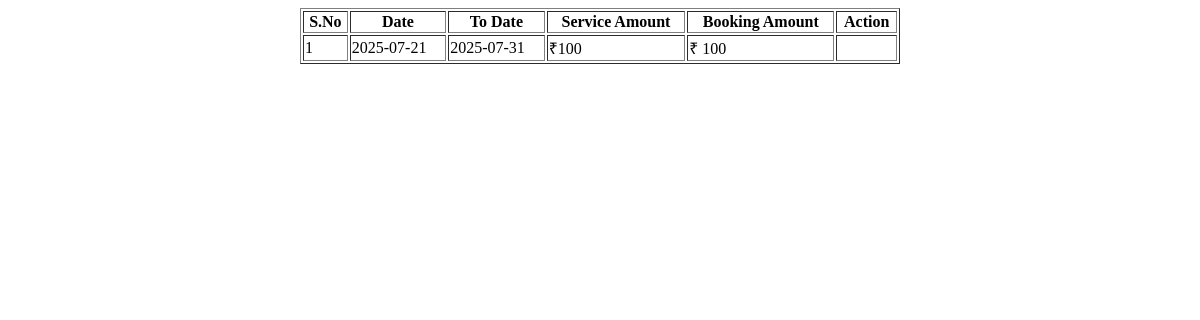
The page /Project/User/MyServiceBooking.php (signed in) on the database as committed earlier.
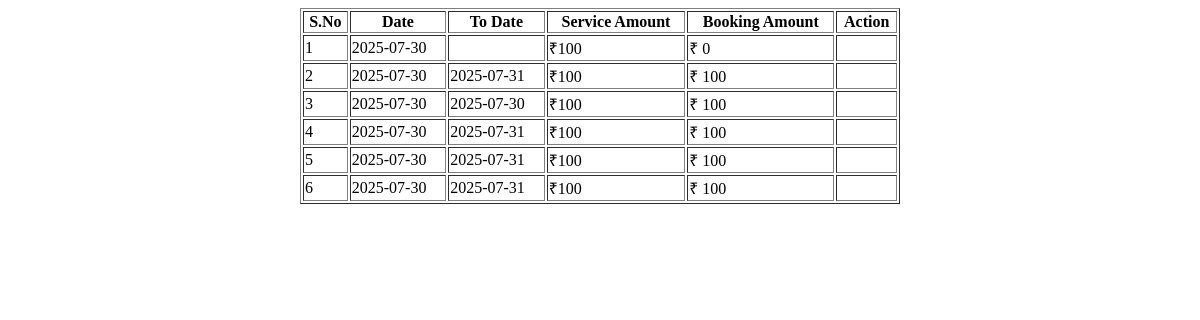
The same page on the database as committed later.
### tables this page shows
CREATE TABLE `tbl_singleservice` (
  `singleservice_id` int(11) NOT NULL,
  `singleservice_status` int(11) NOT NULL DEFAULT 0,
  `booking_id` int(11) NOT NULL,
  `serviceamount_id` int(11) NOT NULL
);

CREATE TABLE `tbl_booking` (
  `booking_id` int(11) NOT NULL,
  `booking_date` varchar(60) NOT NULL,
  `booking_todate` varchar(60) NOT NULL,
  `booking_amount` int(60) NOT NULL,
  `booking_status` int(11) NOT NULL DEFAULT 0,
  `user_id` int(11) NOT NULL
);

CREATE TABLE `tbl_serviceamount` (
  `serviceamount_id` int(11) NOT NULL,
  `serviceamount_price` int(50) NOT NULL,
  `servicecenter_id` int(11) NOT NULL,
  `servicetype_id` int(11) NOT NULL
);

### Project/User/MyServiceBooking.php (the view, shortened to what this page needs)
<!DOCTYPE html PUBLIC "-//W3C//DTD XHTML 1.0 Transitional//EN" "http://www.w3.org/TR/xhtml1/DTD/xhtml1-transitional.dtd">
<html xmlns="http://www.w3.org/1999/xhtml">
<head>
</head>
<body>
<?php
include("../Assets/Connection/Connection.php");
$uid = $_SESSION["uid"];
$selqry = "SELECT b.booking_id, b.booking_date, b.booking_todate, b.booking_amount, ss.singleservice_id, sa.serviceamount_price FROM tbl_booking b INNER JOIN tbl_singleservice ss ON b.booking_id = ss.booking_id INNER JOIN tbl_serviceamount sa ON ss.serviceamount_id = sa.serviceamount_id WHERE b.user_id = '$uid' ORDER BY b.booking_date DESC";
$result = $Con->query($selqry);
?>
<form id="form1" name="form1" method="post" action="">
  <table width="600" border="1" align="center">
    <tr>
      <th>S.No</th>
      <th>Date</th>
      <th>To Date</th>
      <th>Service Amount</th>
      <th>Booking Amount</th>
      <th>Action</th>
    </tr>
    <?php
    if ($result->num_rows > 0) {
        $i = 1;
        while ($row = $result->fetch_assoc()) {
          ?>
           <tr>
           <td><?php echo  $i++ ?></td>
           <td> <?php echo $row["booking_date"] ?></td>
           <td><?php echo  $row["booking_todate"] ?></td>
           <td>₹<?php echo  $row["serviceamount_price"] ?></td>
           <td>₹ <?php echo $row["booking_amount"] ?></td>
           <td></td>
           </tr>
            <?php
        }
    } else {
        echo "<tr><td colspan='6'>No service bookings found.</td></tr>";
    }
    ?>
  </table>
</form>
</body>
</html>

Rows that differ between the two databases and show on the page:
added tbl_singleservice: booking.booking_date "2025-07-30", serviceamount.serviceamount_price "100", booking.booking_amount "0"
added tbl_singleservice: booking.booking_date "2025-07-30", booking.booking_todate "2025-07-31", serviceamount.serviceamount_price "100", booking.booking_amount "100"
added tbl_singleservice: booking.booking_date "2025-07-30", booking.booking_todate "2025-07-30", serviceamount.serviceamount_price "100", booking.booking_amount "100"
added tbl_singleservice: booking.booking_date "2025-07-30", booking.booking_todate "2025-07-31", serviceamount.serviceamount_price "100", booking.booking_amount "100"
added tbl_singleservice: booking.booking_date "2025-07-30", booking.booking_todate "2025-07-31", serviceamount.serviceamount_price "100", booking.booking_amount "100"
changed through a linked row, tbl_singleservice (number 6 of 6 on the later page): booking.booking_date "2025-07-21" → "2025-07-30"
